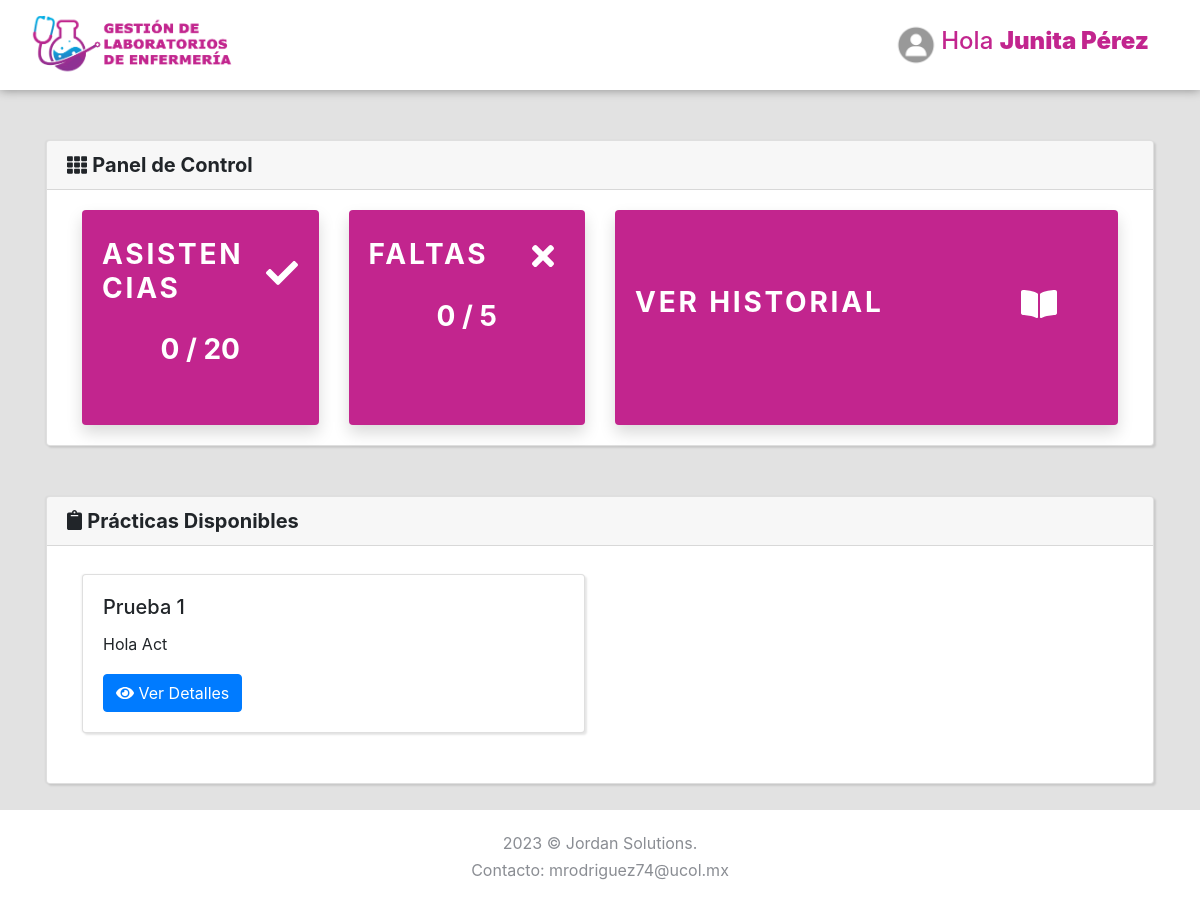
Page /Dashboard/Alumnos (signed in) on the earlier database version.
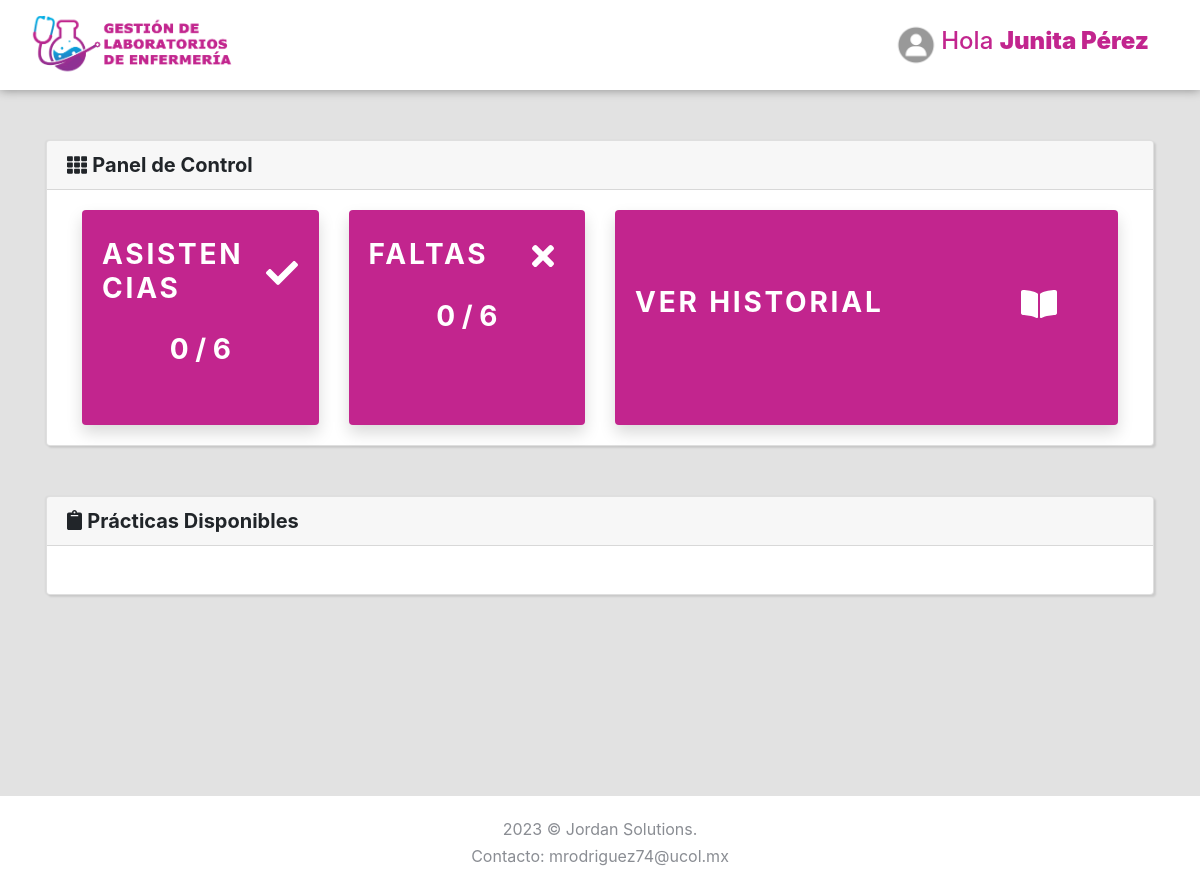
Same page on the later database version.
### tables this page shows
CREATE TABLE `configuracion` (
  `id` int(11) NOT NULL,
  `facultad` varchar(200) NOT NULL,
  `calle` varchar(200) NOT NULL,
  `colonia` varchar(200) NOT NULL,
  `cp` int(11) NOT NULL,
  `ciudad` varchar(200) NOT NULL,
  `aminimas` int(3) NOT NULL,
  `fmaximas` int(3) NOT NULL,
  `semestres` int(2) NOT NULL
);

CREATE TABLE `practicas` (
  `id` int(5) NOT NULL,
  `nombre` varchar(200) NOT NULL,
  `id_plantilla` int(5) NOT NULL,
  `id_plantillam` int(10) NOT NULL,
  `id_responsable` int(5) NOT NULL,
  `fecha_practica` datetime NOT NULL,
  `semestre` int(2) NOT NULL,
  `capacidad` int(2) NOT NULL,
  `estado` int(11) NOT NULL DEFAULT 1,
  `fecha` datetime NOT NULL DEFAULT current_timestamp()
);

CREATE TABLE `plantillas` (
  `id` int(11) NOT NULL,
  `nombre` varchar(200) NOT NULL,
  `descripcion` varchar(500) NOT NULL,
  `objetivo` varchar(300) NOT NULL,
  `requisitos` varchar(300) NOT NULL,
  `formato` varchar(100) NOT NULL,
  `estado` int(11) NOT NULL DEFAULT 1,
  `fecha` date NOT NULL DEFAULT current_timestamp()
);

### Libraries/Core/Views.php (called while the page is built)
<?php
class Views{
    function getView($controller, $view, $alert="", $data1 = "", $data2 = "", $data3 = "", $data4 = "", $data5 = "")
    {
        $controller = get_class($controller);
        if ($controller == "Login") {
            $view = "Views/".$view.".php";
        }else{
            $view = "Views/" . $controller . "/" . $view . ".php";
        }
        require_once($view);
    }
}
?>

### Controller/Dashboard.php (called while the page is built, shortened)
<?php
class Dashboard extends Controllers{
    public function Alumnos()
    {
        $grado = $_SESSION['grado'];
        $id = $_SESSION['id'];
        $data1 = $this->model->practicas($grado);
        $data2 = $this->model->config();
        $data3 = $this->model->Asistencias($id);
        $data4 = $this->model->Faltas($id);
        $this->views->getView($this, "Alumnos", "",  $data1, $data2, $data3, $data4);
    }
}

### index.php (called while the page is built, shortened)
<?php
require_once("Helpers/Helpers.php");
require_once("Libraries/Core/Load.php");
?>

### Libraries/Core/Mysql.php (called while the page is built, shortened)
<?php
class Mysql extends Conexion{
    private $conexion;
    function __construct()
    {
        $this->conexion = new Conexion();
        $this->conexion = $this->conexion->conect();
    }
    public function select(string $query){
        $this->strquery = $query;
        $result = $this->conexion->prepare($this->strquery);
        $result->execute();
        $data = $result->fetch(PDO::FETCH_ASSOC);
        return $data;
    }
    public function select_all(string $query){
        $this->strquery = $query;
        $result = $this->conexion->prepare($this->strquery);
        $result->execute();
        $data = $result->fetchall(PDO::FETCH_ASSOC);
        return $data;
    }
}
?>

### Libraries/Core/Conexion.php (called while the page is built)
<?php
class Conexion{
    private $conect;
    public function __construct()
    {
      $conexion = "mysql:host=".HOST.";dbname=".BD.";.CHARSET.";
      try {
          $this->conect = new PDO($conexion, DB_USER, PASS);
          $this->conect->setAttribute(PDO::ATTR_ERRMODE, PDO::ERRMODE_EXCEPTION);
      } catch (PDOException $e) {
          $this->conect = "Error en la conexion";
          echo "Error: " . $e->getMessage();
      }
    }
    public function conect()
    {
        return $this->conect;
    }
}
?>

### Models/DashboardModel.php (called while the page is built, shortened)
<?php
class DashboardModel extends Mysql{
    public function practicas(int $grado)
    {
        $this->grado = $grado;
        $sql = "SELECT practicas.semestre, practicas.id, practicas.nombre, plantillas.descripcion, practicas.capacidad FROM practicas, plantillas WHERE practicas.estado = 1 AND practicas.semestre = '{$this->grado}' AND practicas.id_plantilla = plantillas.id";
        $res = $this->select_all($sql);
        return $res;
    }
    public function config()
    {
        $sql = "SELECT * FROM configuracion";
        $res = $this->select($sql);
        return $res;
    }
    public function Faltas(int $id)
    {
        $this->id = $id;
        $sql = "SELECT COUNT(*) AS total FROM asistencias WHERE id_alumno = '{$this->id}' AND asistencia = 0";
        $res = $this->select($sql);
        return $res;
    }
}

### Helpers/Helpers.php (called while the page is built, shortened)
<?php
function base_url()
{
    return BASE_URL;
}
?>

### Views/Dashboard/Alumnos.php (the view, shortened to what the changed rows need)
<div class="page-content2">
    <section>
        <div class="card container-fluid2">
            <h5 class="card-header"><i class="fas fa-th"></i> <strong>Panel de Control</strong></h5>
            <div class="card-body">
                <div class="container-fluid">
                    <div class="row">
                        <div class="col-lg-3">
                            <div class="card border-0 shadow h-100 py-2" style="background: #c2258e;">
                                <div class="card-body" style="height: 100%">
                                    <div class="row no-gutters align-items-center">
                                        <div class="col-lg-10">
                                            <div class="h3 font-weight-bold text-white text-uppercase mb-1">Asistencias</div>
                                        </div>
                                        <div class="col-lg-2">
                                            <i class="fas fa-check fa-2x text-white"></i>
                                        </div>
                                    </div>
                                    <br>
                                    <div class="h3 mb-0 font-weight-bold text-white text-center"><?php echo $data3['total']; ?> / <?php echo $data2['aminimas']; ?></div>
                                </div>
                            </div>
                        </div>
                        <div class="col-lg-3">
                            <div class="card border-0 shadow h-100 py-2" style="background: #c2258e;">
                                <div class="card-body" style="height: 100%">
                                    <div class="row no-gutters align-items-center">
                                        <div class="col-lg-10">
                                            <div class="h3 font-weight-bold text-white text-uppercase mb-1">Faltas</div>
                                        </div>
                                        <div class="col-lg-2">
                                            <i class="fas fa-times fa-2x text-white"></i>
                                        </div>
                                    </div>
                                    <br>
                                    <div class="h3 mb-0 font-weight-bold text-white text-center"><?php echo $data4['total']; ?> / <?php echo $data2['fmaximas']; ?></div>
                                </div>
                            </div>
                        </div>
                        <div class="col-lg-6">
                            <div class="card border-0 shadow h-100 py-2" style="background: #c2258e;">
                                <a href="<?php echo base_url(); ?>Dashboard/Lista" style="text-decoration: none; height: 100%;">
                                <div class="card-body" style="height: 100%">
                                    <div class="row no-gutters align-items-center">
                                        <div class="col-lg-10">
                                            <br><br>
                                            <div class="h3 font-weight-bold text-white text-uppercase mb-1">Ver Historial</div>
                                        </div>
                                        <div class="col-lg-2">
                                            <br><br>
                                            <i class="fas fa-book-open fa-2x text-white"></i>
                                        </div>
                                    </div>
                                </div>
                                </a>
                            </div>
                        </div>
                    </div>
                </div>
            </div>
        </div>
        <div class="card container-fluid2">
            <h5 class="card-header"><i class="fas fa-clipboard"></i> <strong>Prácticas Disponibles</strong></h5>
            <div class="card-body">
                <div class="container-fluid">
                    <div class="row">
                        <div class="col-lg-4">
                        </div>
                        <?php foreach ($data1 as $pd) { ?>
                            <div class="col-lg-6">
                                <div class="card">
                                    <div class="card-body">
                                      <h5 class="card-title"><?php echo $pd['nombre']; ?></h5>
                                      <p class="card-text"><?php echo $pd['descripcion']; ?></p>
                                      <a href="<?php echo base_url() ?>Dashboard/detalles?id=<?php echo $pd['id']; ?>" class="btn btn-primary"><i class="fas fa-eye"></i> Ver Detalles</a>
                                    </div>
                                </div>
                            </div>
                        <?php } ?>
                    </div>
                </div>
            </div>
        </div>
    </section>
</div>

Differences in the rows shown:
no longer on this page (row unchanged): practicas: nombre "Prueba 1", id_plantilla.descripcion "Hola Act"
changed configuracion: aminimas "20" → "6"; fmaximas "5" → "6"
